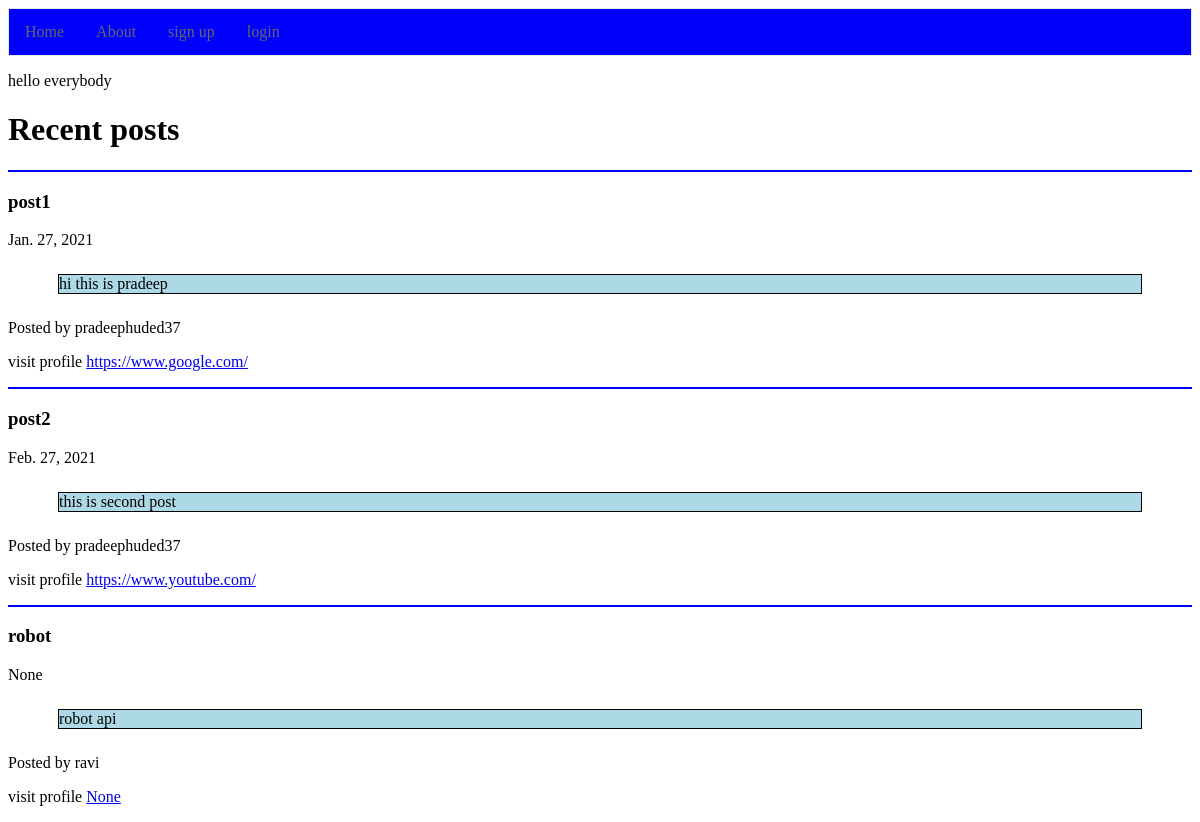
The page / on the database its author committed.
### users/models.py (models this page shows)
class Post(models.Model):
    user_name = models.CharField(max_length=200,null=False)
    post_title = models.CharField(max_length=200)
    post_content = models.TextField(default=True,null=True)
    date_published = models.DateField(blank=True,null=True)
    user_profile_link = models.URLField(blank=True,null=True)

### home/views.py (the view)
# urls.py: 2. Add a URL to urlpatterns:  path('', views.home, name='home')
def home(request):
    context1 = {'post':Post.objects.all()}
    return render(request,'home_page.html',context1)

### templates/home_page.html (shortened to what this page needs)
{% extends "base.html" %}
{% block content %}
{% include "navbar.html" %}
<p>hello everybody</p>
<h1>Recent posts</h1>
{% for post in post  %}
  <div>
      <p style="border: 1px solid blue;">
        <h3>{{ post.post_title }}</h3>
        <p>{{ post.date_published }}</p>
        <p style="border: 1px solid black;margin:25px 50px;background-color:lightblue;">
            {{ post.post_content }}
        </p>
        <p>Posted by {{ post.user_name }}</p>
        <p>visit profile
            <a href="#">{{ post.user_profile_link }}</a>
        </p>
      </p>
  </div>
{% endfor %}
{% endblock content %}

### templates/base.html (shortened to what this page needs)
<!DOCTYPE html>
<html lang="en">
<head>
</head
<body>
{% block content %}
{% endblock content %}
</body>
</html>

### templates/navbar.html
{% extends "base.html" %}
{% load static %}
{% block content %}
<link rel="stylesheet" href="{% static 'css/bootstrap.css' %}">
<ul>
    <li><a class="Active" href="{% url 'home' %}">Home</a></li>
    <li><a href="{% url 'about' %}">About</a></li>
    {% if user.is_authenticated %}
    <li><a href="{% url 'profile' %}">profile</a></li>
    <li><a href="{% url 'logout' %}">logout</a></li>
    {% else %}
    <li><a href="{% url 'register' %}">sign up</a></li>
    <li><a href="{% url 'login' %}"> login </a></li>
    {% endif %}
</ul>
{% endblock content %}

### rows shown on the page
Post: post_title "post1", date_published "Jan. 27, 2021", post_content "hi this is pradeep", user_name "pradeephuded37", user_profile_link "https://www.google.com/"
Post: post_title "post2", date_published "Feb. 27, 2021", post_content "this is second post", user_name "pradeephuded37", user_profile_link "https://www.youtube.com/"
Post: post_title "robot", date_published "None", post_content "robot api", user_name "ravi", user_profile_link "None"
